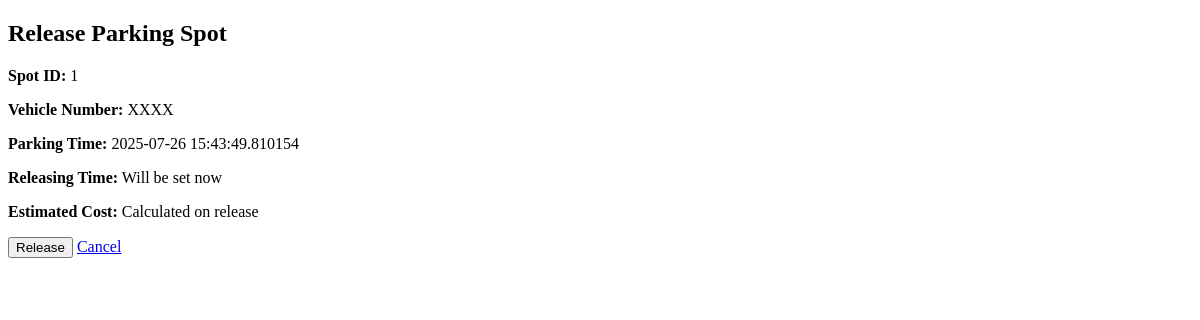
/user/release/2, run on an earlier commit of the app's database.
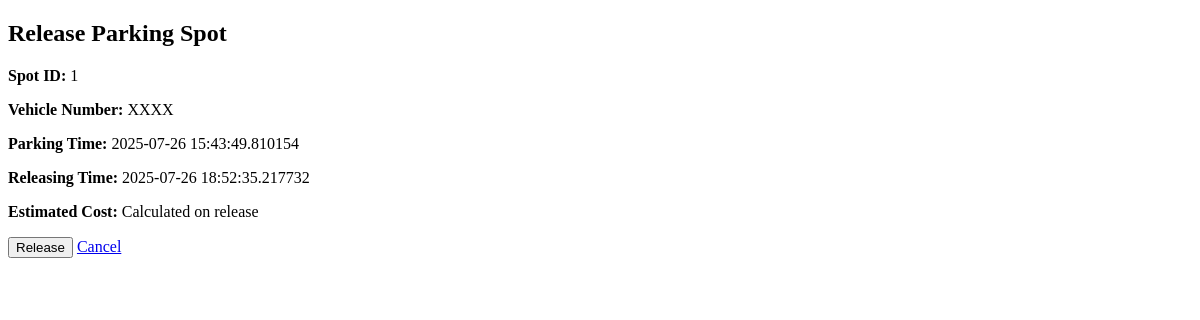
And on a later commit of the database.
### models/model.py (models this page shows)
class Reservation(db.Model):
    id = db.Column(db.Integer, primary_key=True)
    spot_id = db.Column(db.Integer, db.ForeignKey('parking_spot.id'), nullable=False)
    user_id = db.Column(db.Integer, db.ForeignKey('user.id'), nullable=False)
    parking_timestamp = db.Column(db.DateTime, default=datetime.utcnow)
    leaving_timestamp = db.Column(db.DateTime, nullable=True)
    parking_cost = db.Column(db.Float)

### controllers/user_routes.py (the view, shortened to what this page needs)
    @app.route("/user/release/<int:reservation_id>", methods=["GET", "POST"])
    def release_parking(reservation_id):
        res = Reservation.query.get_or_404(reservation_id)
        spot = res.spot
        return render_template("release_spot.html", res=res, spot=spot)

### templates/release_spot.html (shortened to what this page needs)
<!DOCTYPE html>
<html>
<head>
</head>
<body>
    <h2>Release Parking Spot</h2>
    <form method="POST">
        <p><strong>Spot ID:</strong> {{ spot.id }}</p>
        <p><strong>Vehicle Number:</strong> XXXX</p>
        <p><strong>Parking Time:</strong> {{ res.parking_timestamp }}</p>
        <p><strong>Releasing Time:</strong> {{ res.leaving_timestamp or "Will be set now" }}</p>
        <p><strong>Estimated Cost:</strong> Calculated on release</p>
        <button type="submit">Release</button>
        <a href="/user/dashboard">Cancel</a>
    </form>
</body>
</html>

What changed in the data, as far as the page shows it:
changed Reservation: leaving_timestamp "Will be set now" → "2025-07-26 18:52:35.217732"
